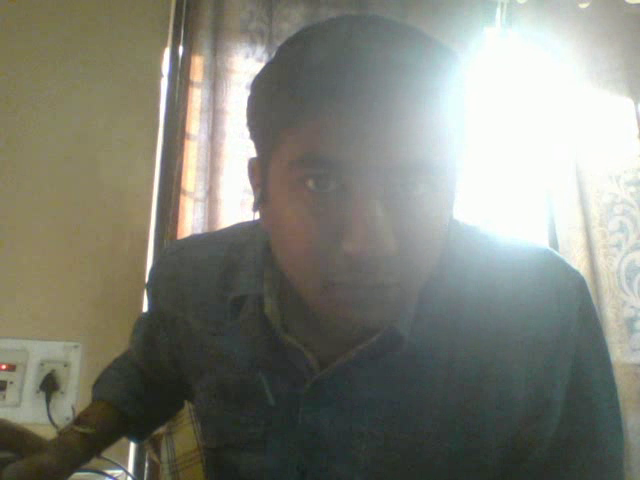
#> input picture frame 20 of Udemy/Python_CV_OpenCV&DL_JosePortilla/Video_Basics/MyVideo.mp4, 640 x 480 px, given in place of the camera
$ jupyter execute Project.ipynb   (older library calls are emulated)
#> lines starting #> are read from the running program, lines starting #| are printed output that depends on the picture
[cell 1]
import numpy as np
import cv2
from sklearn.metrics import pairwise

[cell 2]
background = None
accumulated_weight = 0.5
roi_top = 20
roi_bottom = 300
roi_right = 300
roi_left = 600

[cell 3]
def calc_accu_weight(frame,accumulated_weight):
    global background
    if background is None:
        background = frame.copy().astype('float')
        return None

    cv2.accumulateWeighted(frame,background,accumulated_weight)

[cell 4]
# [11 lines left out: function segment, not called in this run]

[cell 5]
# [35 lines left out: function count_fingers, not called in this run]

[cell 6]
cam = cv2.VideoCapture(0)

number_frames = 0

width = int(cam.get(cv2.CAP_PROP_FRAME_WIDTH))
height = int(cam.get(cv2.CAP_PROP_FRAME_HEIGHT))
writer = cv2.VideoWriter('MyVideo.mp4',cv2.VideoWriter_fourcc(*'DIVX'),20,(width,height))

while(True):
    ret,frame = cam.read()
#> frame is the input picture: shape (480, 640, 3); mean B, G, R 119.3, 129.5, 128
    frame_copy = frame.copy()

    roi = frame[roi_top:roi_bottom,roi_right:roi_left]
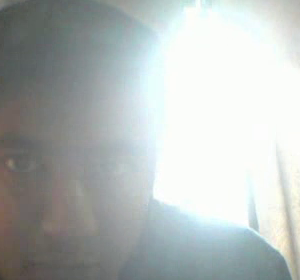
#> roi: shape (280, 300, 3); mean B, G, R 183.9, 185.3, 179.3
    gray = cv2.cvtColor(roi,cv2.COLOR_BGR2GRAY)

    gray = cv2.GaussianBlur(gray,(7,7),0)
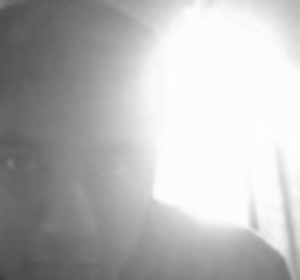
#> gray: shape (280, 300); min 62, max 254, mean 183.3
    if(number_frames < 60):
        calc_accu_weight(gray,accumulated_weight)

        if(number_frames <= 59):
            cv2.putText(frame_copy,'Getting Background. Please Wait',(200,300),cv2.FONT_HERSHEY_SIMPLEX,1,(0,0,255),4)
            cv2.imshow('Finger_Count',frame_copy)
    else:
        hand = segment(gray)

        if hand is not None:
            threshold_img,hand_segment = hand
            cv2.drawContours(frame_copy,[hand_segment+(roi_right,roi_top)],-1,(255,0,0))
            fingers = count_fingers(threshold_img,hand_segment)
            cv2.putText(frame_copy,str(fingers),(120,60),cv2.FONT_HERSHEY_SIMPLEX,1,(0,0,255),2)
            writer.write(frame_copy)
            cv2.imshow('Thresholded',threshold_img)
    cv2.rectangle(frame_copy,(roi_left,roi_top),(roi_right,roi_bottom),(0,0,255),5)
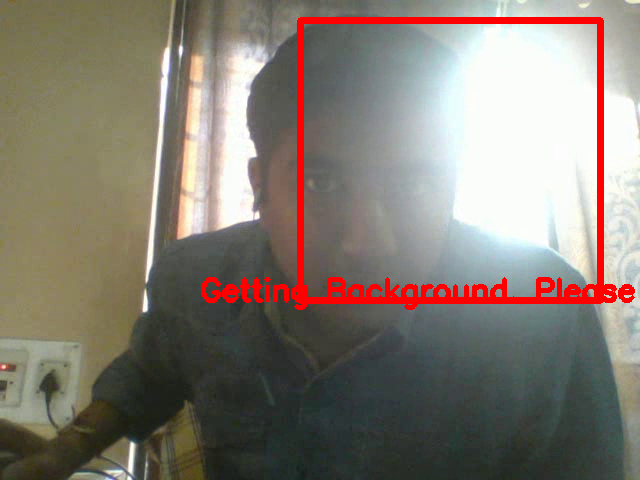
#> frame_copy: shape (480, 640, 3); mean B, G, R 114, 124, 132.7

    number_frames += 1
    cv2.imshow('Finger Count',frame_copy)
    k = cv2.waitKey(1) & 0xFF
#> (key Esc is pressed here)
    if(k == 27):
        break

writer.release()
cam.release()
cv2.destroyAllWindows()

$ run again, starting later in the video
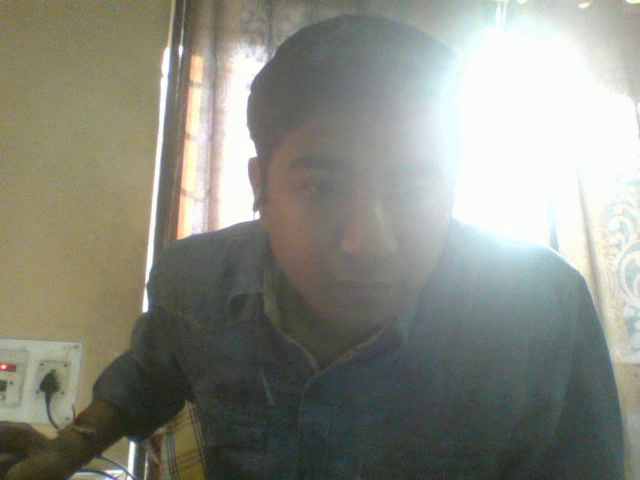
#> input picture frame 92 of Udemy/Python_CV_OpenCV&DL_JosePortilla/Video_Basics/MyVideo.mp4, 640 x 480 px, given in place of the camera
#> frame is the input picture: shape (480, 640, 3); mean B, G, R 128.1, 138.6, 137
#> `roi = frame[roi_top:roi_bottom,roi_right:roi_left]`:
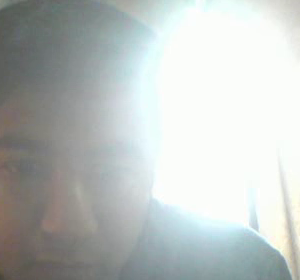
#> roi: shape (280, 300, 3); mean B, G, R 191.1, 193, 187.6
#> `cv2.rectangle(frame_copy,(roi_left,roi_top),(roi_right,roi_bottom),(0,..`:
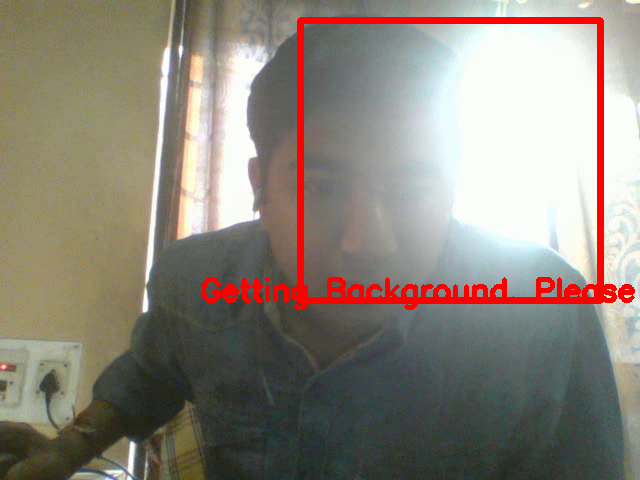
#> frame_copy: shape (480, 640, 3); mean B, G, R 122.4, 132.7, 141.2

$ run again, starting later in the video
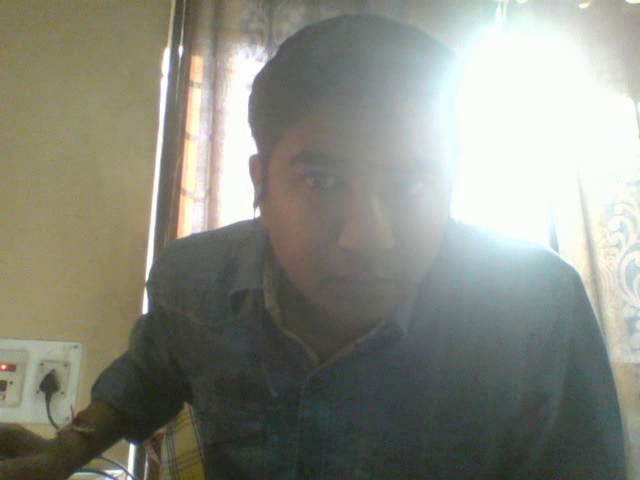
#> input picture frame 164 of Udemy/Python_CV_OpenCV&DL_JosePortilla/Video_Basics/MyVideo.mp4, 640 x 480 px, given in place of the camera
#> frame is the input picture: shape (480, 640, 3); mean B, G, R 127.5, 138.1, 136.5
#> `roi = frame[roi_top:roi_bottom,roi_right:roi_left]`:
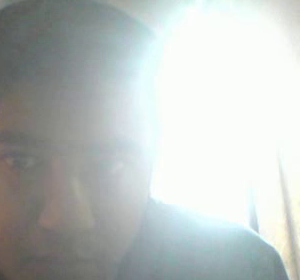
#> roi: shape (280, 300, 3); mean B, G, R 191.3, 193.1, 187.5
#> `cv2.rectangle(frame_copy,(roi_left,roi_top),(roi_right,roi_bottom),(0,..`:
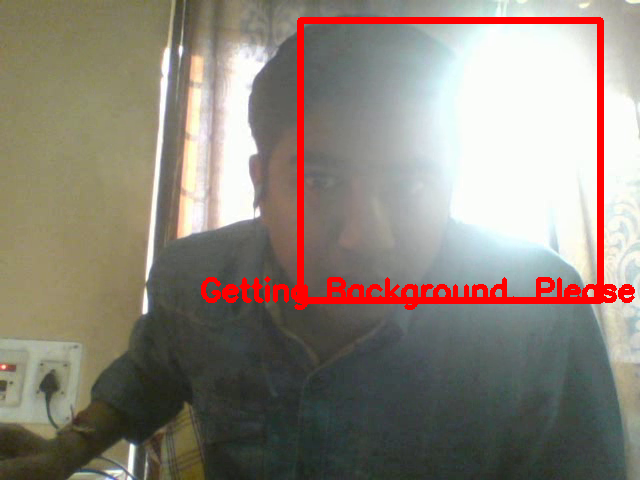
#> frame_copy: shape (480, 640, 3); mean B, G, R 121.8, 132.2, 140.8
